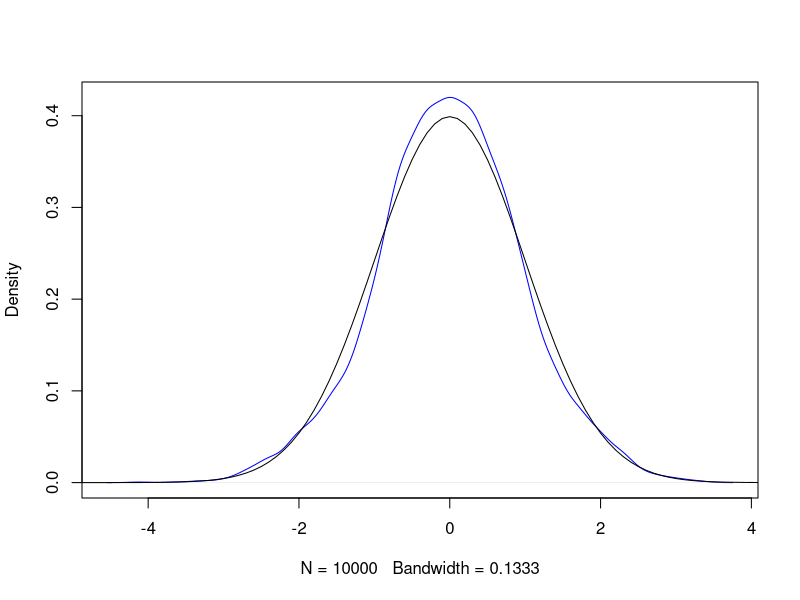
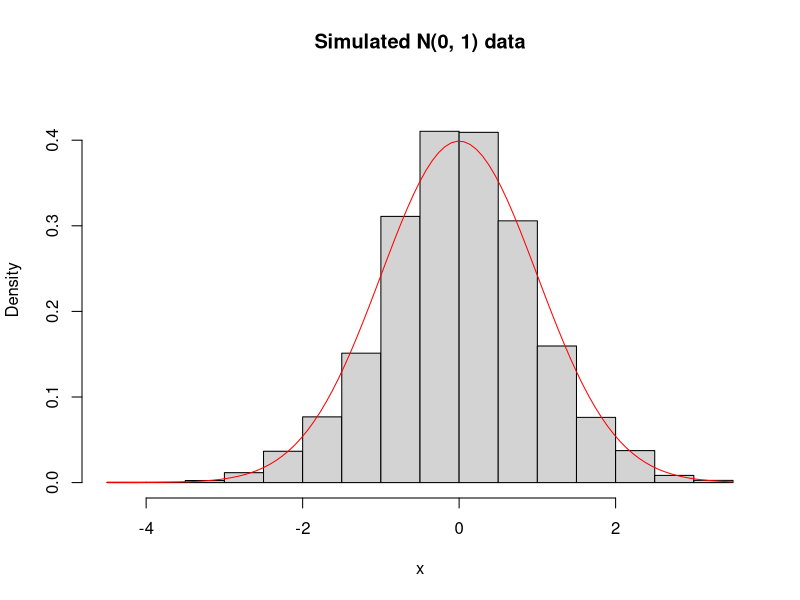
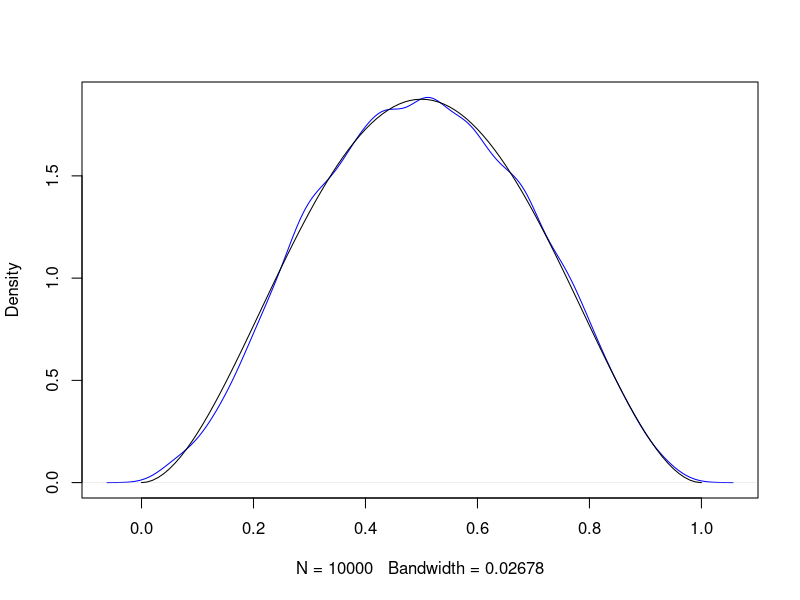

Here is the R script that generated these plots, in order:

#1,Ratio of uniforms method
#a)h(x) = exp(−x2/2)
sim_normal <- function(n) {
  n_accepted <- 0
  x <- numeric(n)
  while(n_accepted < n) {
    u <- runif(1, 0, 1)
    v <- runif(1, -2/exp(1), 2/exp(1))
    
    if(4*log(u)*(u^2) + v^2 < 0) {
      n_accepted <- n_accepted + 1
      x[n_accepted] <- v / u
    }
  }
 
  x
}


v <- sim_normal(10000)
ks.test(v,'pnorm')
plot(density(v), main = "", col = "blue")
g <- function(x) dnorm(x, 0, 1)
curve(g, from = -5, to = 5, add = TRUE)
hist(v, freq = FALSE, main = "Simulated N(0, 1) data",
     xlab = "x", ylim = c(0, 0.45)) # Black line on the plot
curve(dnorm, add = TRUE, col = "red")


#b)h(x)=x2(1−x)2 
sim_beta <- function(n) {
  n_accepted <- 0
  x <- numeric(n)
  count<-0
  while(n_accepted < n) {
    count<-count+1
    u <- runif(1, 0, 1/4)
    v <- runif(1, 0, 1/4)
    if(u^3<v*(u-v)) {
      n_accepted <- n_accepted + 1
      x[n_accepted] <- v / u
    }
  }
  print(n_accepted / count)
  x
}

bv <- sim_beta(10000)
plot(density(bv), main = "", col = "blue")
f <- function(x) dbeta(x, 3, 3)
curve(f, from = 0, to = 1, add = TRUE)



#2.Monte Carlo Integration
n=100000
dat<-replicate(10,rnorm(n))

m_c_int<-function(m){
  n=100000
  dat<-replicate(10,rnorm(n))
  prob<- dat > m
  vec<-colSums(prob)/n
  avg<-mean(vec)
  exact=1-pnorm(m)
  p<-c(vec,avg,exact)
  return(p)
}

p1<-m_c_int(1)#P(X > 1)vector,mean value and exact value
p2<-m_c_int(2)
p3<-m_c_int(3)
p4<-m_c_int(4)
p<-cbind(p1,p2,p3,p4)
p





